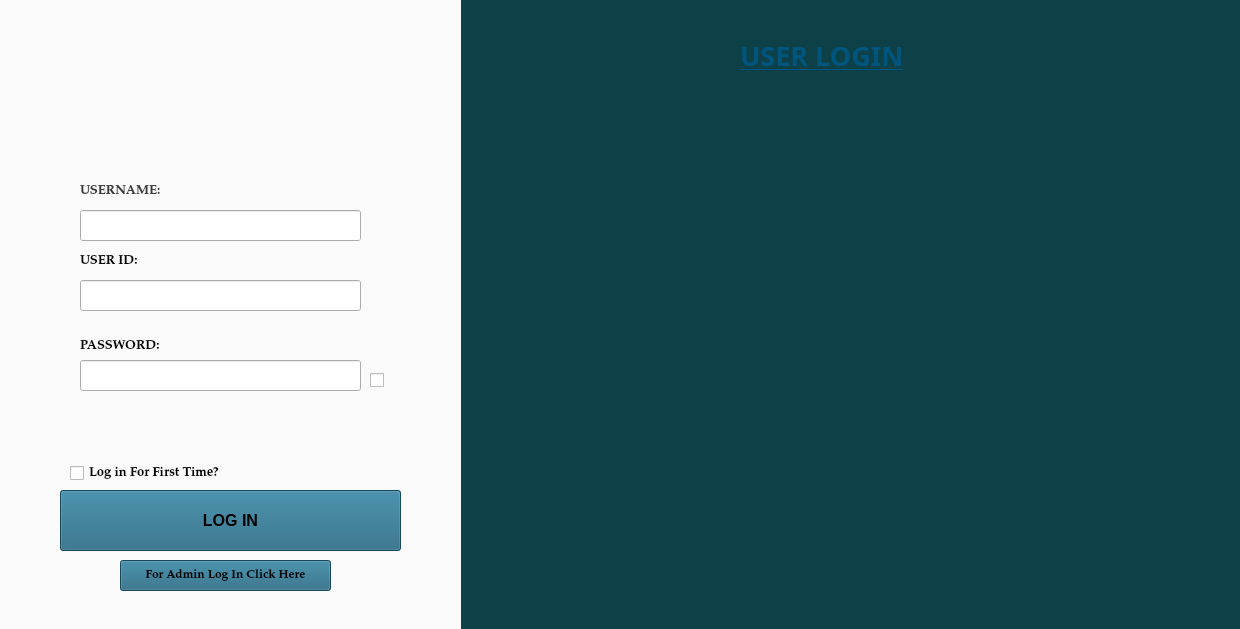
<?xml version="1.0" encoding="UTF-8"?>
<ui version="4.0">
 <class>Newindow1</class>
 <widget class="QMainWindow" name="Newindow1">
  <property name="geometry">
   <rect>
    <x>0</x>
    <y>0</y>
    <width>1240</width>
    <height>629</height>
   </rect>
  </property>
  <property name="font">
   <font>
    <pointsize>10</pointsize>
    <bold>true</bold>
   </font>
  </property>
  <property name="windowTitle">
   <string>USER LOGIN</string>
  </property>
  <property name="windowIcon">
   <iconset>
    <normaloff>../../../SAAD COMMUNICATION/Downloads/chrome_hqmSI9koUf (2).png</normaloff>../../../SAAD COMMUNICATION/Downloads/chrome_hqmSI9koUf (2).png</iconset>
  </property>
  <widget class="QWidget" name="centralwidget">
   <widget class="QPushButton" name="pushButton">
    <property name="geometry">
     <rect>
      <x>60</x>
      <y>490</y>
      <width>341</width>
      <height>61</height>
     </rect>
    </property>
    <property name="font">
     <font>
      <family>Leelawadee UI</family>
      <pointsize>12</pointsize>
      <bold>true</bold>
     </font>
    </property>
    <property name="cursor">
     <cursorShape>PointingHandCursor</cursorShape>
    </property>
    <property name="autoFillBackground">
     <bool>false</bool>
    </property>
    <property name="styleSheet">
     <string notr="true">background-color: rgb(67, 40, 228);
background-color: rgb(32, 99, 127);
color: black</string>
    </property>
    <property name="text">
     <string>LOG IN</string>
    </property>
   </widget>
   <widget class="QLabel" name="label">
    <property name="geometry">
     <rect>
      <x>0</x>
      <y>-30</y>
      <width>1250</width>
      <height>661</height>
     </rect>
    </property>
    <property name="styleSheet">
     <string notr="true">background-color: rgb(13, 65, 71);</string>
    </property>
    <property name="text">
     <string/>
    </property>
    <property name="scaledContents">
     <bool>false</bool>
    </property>
   </widget>
   <widget class="QLabel" name="label_3">
    <property name="geometry">
     <rect>
      <x>0</x>
      <y>0</y>
      <width>461</width>
      <height>700</height>
     </rect>
    </property>
    <property name="styleSheet">
     <string notr="true">background-color: rgb(250, 250, 250);</string>
    </property>
    <property name="text">
     <string/>
    </property>
   </widget>
   <widget class="QLabel" name="name_label">
    <property name="geometry">
     <rect>
      <x>80</x>
      <y>180</y>
      <width>121</width>
      <height>21</height>
     </rect>
    </property>
    <property name="font">
     <font>
      <family>Palatino Linotype</family>
      <pointsize>10</pointsize>
      <bold>true</bold>
     </font>
    </property>
    <property name="styleSheet">
     <string notr="true">color: rgb(58, 58, 58);</string>
    </property>
    <property name="text">
     <string>USERNAME:</string>
    </property>
   </widget>
   <widget class="QLineEdit" name="namelineEdit">
    <property name="geometry">
     <rect>
      <x>80</x>
      <y>210</y>
      <width>281</width>
      <height>31</height>
     </rect>
    </property>
    <property name="font">
     <font>
      <family>Palatino Linotype</family>
      <pointsize>10</pointsize>
      <bold>false</bold>
     </font>
    </property>
   </widget>
   <widget class="QLabel" name="id_label">
    <property name="geometry">
     <rect>
      <x>80</x>
      <y>250</y>
      <width>91</width>
      <height>21</height>
     </rect>
    </property>
    <property name="font">
     <font>
      <family>Palatino Linotype</family>
      <pointsize>10</pointsize>
      <bold>true</bold>
     </font>
    </property>
    <property name="text">
     <string>USER ID:</string>
    </property>
   </widget>
   <widget class="QLineEdit" name="idlineEdit">
    <property name="geometry">
     <rect>
      <x>80</x>
      <y>280</y>
      <width>281</width>
      <height>31</height>
     </rect>
    </property>
    <property name="font">
     <font>
      <family>Palatino Linotype</family>
      <pointsize>10</pointsize>
      <bold>false</bold>
     </font>
    </property>
   </widget>
   <widget class="QLabel" name="password_label">
    <property name="geometry">
     <rect>
      <x>80</x>
      <y>330</y>
      <width>111</width>
      <height>31</height>
     </rect>
    </property>
    <property name="font">
     <font>
      <family>Palatino Linotype</family>
      <pointsize>10</pointsize>
      <italic>false</italic>
      <bold>true</bold>
     </font>
    </property>
    <property name="text">
     <string>PASSWORD:</string>
    </property>
   </widget>
   <widget class="QLineEdit" name="passlineEdit">
    <property name="geometry">
     <rect>
      <x>80</x>
      <y>360</y>
      <width>281</width>
      <height>31</height>
     </rect>
    </property>
    <property name="font">
     <font>
      <family>Palatino Linotype</family>
      <pointsize>10</pointsize>
      <bold>false</bold>
     </font>
    </property>
   </widget>
   <widget class="QCheckBox" name="logincheck">
    <property name="geometry">
     <rect>
      <x>70</x>
      <y>460</y>
      <width>291</width>
      <height>26</height>
     </rect>
    </property>
    <property name="font">
     <font>
      <family>Palatino Linotype</family>
      <pointsize>10</pointsize>
      <bold>true</bold>
     </font>
    </property>
    <property name="text">
     <string>Log in For First Time?</string>
    </property>
   </widget>
   <widget class="QPushButton" name="pushButton_2">
    <property name="geometry">
     <rect>
      <x>120</x>
      <y>560</y>
      <width>211</width>
      <height>31</height>
     </rect>
    </property>
    <property name="font">
     <font>
      <family>Palatino Linotype</family>
      <pointsize>9</pointsize>
     </font>
    </property>
    <property name="styleSheet">
     <string notr="true">background-color: rgb(67, 40, 228);
background-color: rgb(32, 99, 127);
color: black</string>
    </property>
    <property name="text">
     <string>For Admin Log In Click Here</string>
    </property>
   </widget>
   <widget class="QLabel" name="label_4">
    <property name="geometry">
     <rect>
      <x>470</x>
      <y>70</y>
      <width>71</width>
      <height>61</height>
     </rect>
    </property>
    <property name="text">
     <string/>
    </property>
    <property name="pixmap">
     <pixmap>../../../SAAD COMMUNICATION/Downloads/chrome_hqmSI9koUf (1).png</pixmap>
    </property>
    <property name="scaledContents">
     <bool>true</bool>
    </property>
   </widget>
   <widget class="QCheckBox" name="checkBox">
    <property name="geometry">
     <rect>
      <x>370</x>
      <y>370</y>
      <width>21</width>
      <height>20</height>
     </rect>
    </property>
    <property name="cursor">
     <cursorShape>PointingHandCursor</cursorShape>
    </property>
    <property name="text">
     <string/>
    </property>
    <property name="icon">
     <iconset>
      <normaloff>../../../SAAD COMMUNICATION/Downloads/Lovepik_com-401039678-eye-icon-vector-element.png</normaloff>../../../SAAD COMMUNICATION/Downloads/Lovepik_com-401039678-eye-icon-vector-element.png</iconset>
    </property>
   </widget>
   <widget class="QLabel" name="label_7">
    <property name="geometry">
     <rect>
      <x>470</x>
      <y>345</y>
      <width>61</width>
      <height>51</height>
     </rect>
    </property>
    <property name="text">
     <string/>
    </property>
    <property name="pixmap">
     <pixmap>../../../SAAD COMMUNICATION/Downloads/Lovepik_com-401039678-eye-icon-vector-element.png</pixmap>
    </property>
    <property name="scaledContents">
     <bool>true</bool>
    </property>
   </widget>
   <widget class="QLabel" name="label_2">
    <property name="geometry">
     <rect>
      <x>0</x>
      <y>0</y>
      <width>1261</width>
      <height>651</height>
     </rect>
    </property>
    <property name="text">
     <string/>
    </property>
    <property name="pixmap">
     <pixmap>../../../SAAD COMMUNICATION/Downloads/isko increase krn_auto_x2.jpg</pixmap>
    </property>
    <property name="scaledContents">
     <bool>true</bool>
    </property>
   </widget>
   <widget class="QLabel" name="label_6">
    <property name="geometry">
     <rect>
      <x>90</x>
      <y>-20</y>
      <width>211</width>
      <height>161</height>
     </rect>
    </property>
    <property name="styleSheet">
     <string notr="true">background-color: transparent;
background-image: url(:/bg_images/logo_pic.png);</string>
    </property>
    <property name="text">
     <string/>
    </property>
   </widget>
   <widget class="QLabel" name="label_8">
    <property name="geometry">
     <rect>
      <x>740</x>
      <y>30</y>
      <width>241</width>
      <height>51</height>
     </rect>
    </property>
    <property name="font">
     <font>
      <family>Arial Black</family>
      <pointsize>20</pointsize>
      <italic>false</italic>
      <bold>true</bold>
      <underline>true</underline>
     </font>
    </property>
    <property name="styleSheet">
     <string notr="true">background-color: transparent;
color: rgb(0, 85, 127);</string>
    </property>
    <property name="text">
     <string>USER LOGIN</string>
    </property>
   </widget>
   <widget class="QLabel" name="background">
    <property name="geometry">
     <rect>
      <x>460</x>
      <y>0</y>
      <width>781</width>
      <height>700</height>
     </rect>
    </property>
    <property name="styleSheet">
     <string notr="true">
background-image: url(:/bg_images/admin_login.png);</string>
    </property>
    <property name="text">
     <string/>
    </property>
   </widget>
   <zorder>label</zorder>
   <zorder>label_2</zorder>
   <zorder>label_3</zorder>
   <zorder>background</zorder>
   <zorder>name_label</zorder>
   <zorder>namelineEdit</zorder>
   <zorder>id_label</zorder>
   <zorder>idlineEdit</zorder>
   <zorder>password_label</zorder>
   <zorder>passlineEdit</zorder>
   <zorder>logincheck</zorder>
   <zorder>pushButton</zorder>
   <zorder>checkBox</zorder>
   <zorder>label_7</zorder>
   <zorder>label_6</zorder>
   <zorder>pushButton_2</zorder>
   <zorder>label_8</zorder>
   <zorder>label_4</zorder>
  </widget>
 </widget>
 <resources/>
 <connections/>
</ui>
